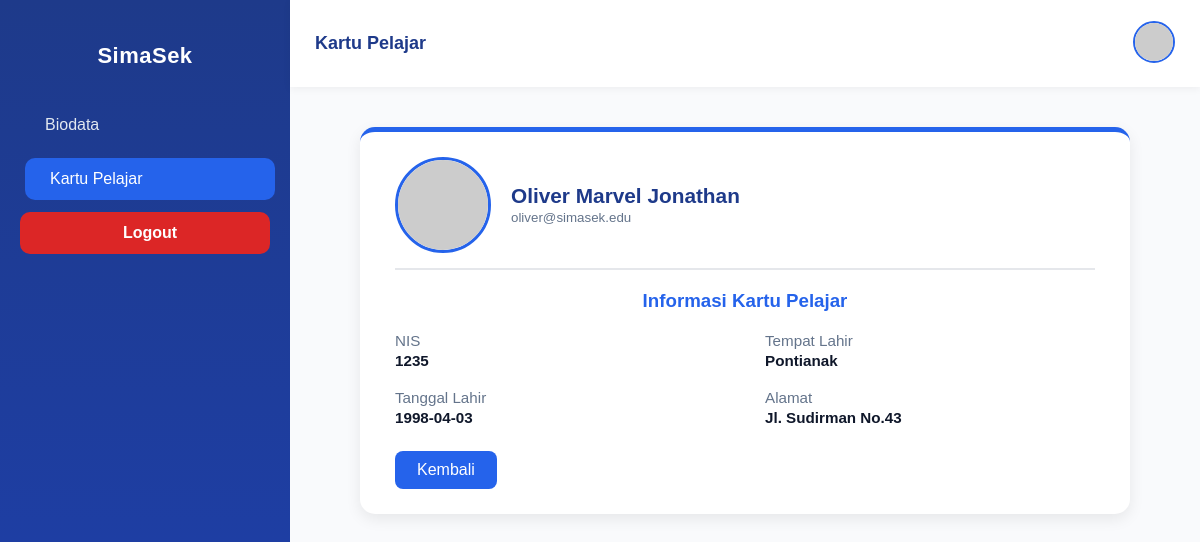
The app's page /Siswa/kartupelajar.php (signed in) with its own data.
### tables this page shows
CREATE TABLE `user` (
  `id` int NOT NULL,
  `role` varchar(100) NOT NULL,
  `email` varchar(100) NOT NULL,
  `password` varchar(100) NOT NULL,
  `nama_lengkap` varchar(100) NOT NULL,
  `tempat_lahir` varchar(100) NOT NULL,
  `tanggal_lahir` date NOT NULL,
  `alamat` varchar(100) NOT NULL,
  `nis` decimal(8,0) NOT NULL
);

### Siswa/kartupelajar.php (the view, shortened to what this page needs)
<?php
include '../connection.php';
$email = $_SESSION['usertype'];
$query = "SELECT * FROM user WHERE email = '$email' AND role = 'siswa'";
$result = mysqli_query($db, $query);
$siswa = mysqli_fetch_assoc($result);
?>
<!DOCTYPE html>
<html lang="id">
<head>
  <link href="https://cdn.jsdelivr.net/npm/remixicon@3.5.0/fonts/remixicon.css" rel="stylesheet">
</head>
<body>
  <aside class="sidebar">
    <h2 class="logo">SimaSek</h2>
    <nav>
      <a href="biodata.php"><i class="ri-id-card-line"></i> <span>Biodata</span></a>
      <a href="kartupelajar.php" class="active"><i class="ri-bank-card-line"></i> <span>Kartu Pelajar</span></a>
      <a href="../logout.php" class="logout"><i class="ri-logout-box-line"></i> <span>Logout</span></a>
    </nav>
  </aside>
  <main class="content">
    <header class="topbar">
      <p>Kartu Pelajar</p>
      <div class="profile">
        <img src="https://ui-avatars.com/api/?name=<?= urlencode($siswa['nama_lengkap']); ?>&background=2563eb&color=fff" alt="Avatar">
      </div>
    </header>
    <section class="dashboard">
      <div class="card">
        <div class="profile-header">
          <img src="https://ui-avatars.com/api/?name=<?= urlencode($siswa['nama_lengkap']); ?>&background=2563eb&color=fff" alt="Foto Profil">
          <div>
            <h5><?= htmlspecialchars($siswa['nama_lengkap']); ?></h5>
            <small><?= htmlspecialchars($siswa['email']); ?></small>
          </div>
        </div>
        <h3><i class="ri-bank-card-2-line"></i> Informasi Kartu Pelajar</h3>
        <div class="info-grid">
          <div>
            <label>NIS</label>
            <p><?= htmlspecialchars($siswa['nis']); ?></p>
          </div>
          <div>
            <label>Tempat Lahir</label>
            <p><?= htmlspecialchars($siswa['tempat_lahir']); ?></p>
          </div>
          <div>
            <label>Tanggal Lahir</label>
            <p><?= htmlspecialchars($siswa['tanggal_lahir']); ?></p>
          </div>
          <div>
            <label>Alamat</label>
            <p><?= htmlspecialchars($siswa['alamat']); ?></p>
          </div>
        </div>
        <a href="biodata.php" class="btn-back"><i class="ri-arrow-left-line"></i> Kembali</a>
      </div>
    </section>
  </main>
</body>
</html>

### Siswa/kartupelajar.php (style rules this page uses)
body { margin: 0; font-family: 'Poppins', sans-serif; background: #f0f4ff; display: flex; min-height: 100vh; color: #333; }
.sidebar { width: 250px; background: linear-gradient(180deg, #1e3a8a, #1e40af); color: #fff; display: flex; flex-direction: column; padding: 25px 20px; box-shadow: 2px 0 10px rgba(0, 0, 0, 0.1); }
.logo { font-size: 22px; font-weight: 700; margin-bottom: 35px; text-align: center; letter-spacing: 0.5px; }
nav a { color: #e2e8f0; text-decoration: none; padding: 12px 15px; border-radius: 10px; display: flex; align-items: center; gap: 10px; margin-bottom: 12px; transition: all 0.3s ease; font-weight: 500; }
nav a:hover, nav a.active { background: #2563eb; color: #fff; transform: translateX(5px); }
nav a.logout { margin-top: auto; background: #dc2626; color: white; text-align: center; justify-content: center; font-weight: 600; transition: background 0.3s ease; }
.content { flex: 1; display: flex; flex-direction: column; background: #f9fafc; }
.topbar { background: #fff; box-shadow: 0 2px 8px rgba(0,0,0,0.05); padding: 15px 25px; display: flex; justify-content: space-between; align-items: center; position: sticky; top: 0; z-index: 100; }
.topbar p { font-size: 18px; font-weight: 600; color: #1e3a8a; }
.profile img { width: 38px; height: 38px; border-radius: 50%; border: 2px solid #2563eb; object-fit: cover; }
.dashboard { padding: 40px 25px; display: flex; justify-content: center; align-items: flex-start; }
.card { background: #fff; border-radius: 15px; box-shadow: 0 5px 15px rgba(0,0,0,0.08); padding: 25px 35px; border-top: 5px solid #2563eb; width: 100%; max-width: 700px; transition: transform 0.3s ease, box-shadow 0.3s ease; }
.card h3 { color: #2563eb; margin-bottom: 20px; text-align: center; font-weight: 600; }
.profile-header { display: flex; align-items: center; gap: 20px; border-bottom: 2px solid #e5e7eb; padding-bottom: 15px; margin-bottom: 20px; }
.profile-header img { width: 90px; height: 90px; border-radius: 50%; border: 3px solid #2563eb; object-fit: cover; }
.profile-header h5 { font-size: 1.3rem; color: #1e3a8a; margin: 0; }
.profile-header small { color: #64748b; }
.info-grid { display: grid; grid-template-columns: 1fr 1fr; gap: 20px 40px; font-size: 0.95rem; }
.info-grid label { color: #64748b; margin-bottom: 3px; display: block; }
.info-grid p { font-weight: 600; color: #0f172a; margin: 0; }
.btn-back { background: #2563eb; color: #fff; border-radius: 8px; padding: 10px 22px; text-decoration: none; font-weight: 500; display: inline-block; margin-top: 25px; transition: background 0.3s; }

### records on screen
user: nama_lengkap "Oliver Marvel Jonathan", email "oliver@simasek.edu", nis "1235", tempat_lahir "Pontianak", tanggal_lahir "1998-04-03", alamat "Jl. Sudirman No.43"
